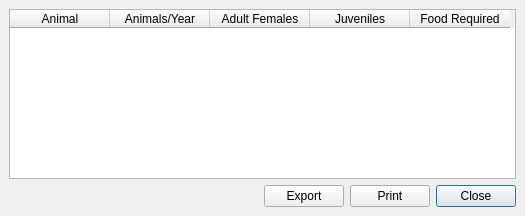
<ui version="4.0" >
 <class>ModelTargets</class>
 <widget class="QDialog" name="ModelTargets" >
  <property name="geometry" >
   <rect>
    <x>0</x>
    <y>0</y>
    <width>525</width>
    <height>216</height>
   </rect>
  </property>
  <property name="windowTitle" >
   <string>Model Targets</string>
  </property>
  <layout class="QGridLayout" >
   <property name="margin" >
    <number>9</number>
   </property>
   <property name="spacing" >
    <number>6</number>
   </property>
   <item row="1" column="0" >
    <spacer>
     <property name="orientation" >
      <enum>Qt::Horizontal</enum>
     </property>
     <property name="sizeHint" >
      <size>
       <width>40</width>
       <height>20</height>
      </size>
     </property>
    </spacer>
   </item>
   <item row="0" column="0" colspan="4" >
    <widget class="QSplitter" name="splitter" >
     <property name="orientation" >
      <enum>Qt::Vertical</enum>
     </property>
     <widget class="QTableWidget" name="tblHerds" >
      <property name="toolTip" >
       <string>&lt;html>&lt;head>&lt;meta name="qrichtext" content="1" />&lt;style type="text/css">
p, li { white-space: pre-wrap; }
&lt;/style>&lt;/head>&lt;body style=" font-family:'Sans Serif'; font-size:9pt; font-weight:400; font-style:normal; text-decoration:none;">
&lt;p style=" margin-top:0px; margin-bottom:0px; margin-left:0px; margin-right:0px; -qt-block-indent:0; text-indent:0px;">Select a crop here to see and/or edit it's properties below.&lt;/p>&lt;/body>&lt;/html></string>
      </property>
      <property name="whatsThis" >
       <string>&lt;html>&lt;head>&lt;meta name="qrichtext" content="1" />&lt;style type="text/css">
p, li { white-space: pre-wrap; }
&lt;/style>&lt;/head>&lt;body style=" font-family:'Sans Serif'; font-size:9pt; font-weight:400; font-style:normal; text-decoration:none;">
&lt;p style=" margin-top:0px; margin-bottom:0px; margin-left:0px; margin-right:0px; -qt-block-indent:0; text-indent:0px;">In order to enable LandUse Analyst to model any crop, several details must be entered to define specific varieties. Crop Manager asks for general information about the crop in this section. You might want to have more than one strain of the same variety, however, which is allowed.&lt;/p>
&lt;p style=" margin-top:12px; margin-bottom:12px; margin-left:0px; margin-right:0px; -qt-block-indent:0; text-indent:0px;">To define different strains of the same variety is quite easy. Let's say you want to have two kinds of wheat for example. The Name: field is Wheat for both, but in Notes: field, enter Hard Red for one, and Soft White for the other. Then adjust the other parameters as you wish. Even though the name is the same, the crop is saved uniquely.&lt;/p>&lt;/body>&lt;/html></string>
      </property>
      <property name="alternatingRowColors" >
       <bool>true</bool>
      </property>
      <property name="selectionMode" >
       <enum>QAbstractItemView::SingleSelection</enum>
      </property>
      <property name="selectionBehavior" >
       <enum>QAbstractItemView::SelectRows</enum>
      </property>
      <column>
       <property name="text" >
        <string>Animal</string>
       </property>
      </column>
      <column>
       <property name="text" >
        <string>Animals/Year</string>
       </property>
      </column>
      <column>
       <property name="text" >
        <string>Adult Females</string>
       </property>
      </column>
      <column>
       <property name="text" >
        <string>Juveniles</string>
       </property>
      </column>
      <column>
       <property name="text" >
        <string>Food Required</string>
       </property>
      </column>
     </widget>
    </widget>
   </item>
   <item row="1" column="3" >
    <widget class="QPushButton" name="pbnClose" >
     <property name="text" >
      <string>Close</string>
     </property>
    </widget>
   </item>
   <item row="1" column="2" >
    <widget class="QPushButton" name="pbnPrint" >
     <property name="text" >
      <string>Print</string>
     </property>
    </widget>
   </item>
   <item row="1" column="1" >
    <widget class="QPushButton" name="pbnExport" >
     <property name="text" >
      <string>Export</string>
     </property>
    </widget>
   </item>
  </layout>
 </widget>
 <resources/>
 <connections>
  <connection>
   <sender>pbnClose</sender>
   <signal>clicked()</signal>
   <receiver>ModelTargets</receiver>
   <slot>close()</slot>
   <hints>
    <hint type="sourcelabel" >
     <x>504</x>
     <y>186</y>
    </hint>
    <hint type="destinationlabel" >
     <x>225</x>
     <y>179</y>
    </hint>
   </hints>
  </connection>
 </connections>
</ui>
